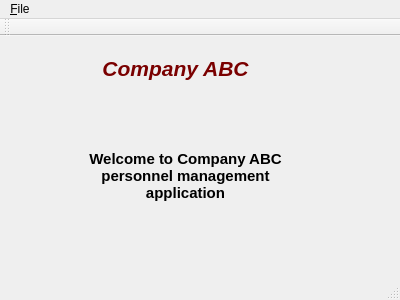
<?xml version="1.0" encoding="UTF-8"?>
<ui version="4.0">
 <class>MainWindow</class>
 <widget class="QMainWindow" name="MainWindow">
  <property name="geometry">
   <rect>
    <x>0</x>
    <y>0</y>
    <width>400</width>
    <height>300</height>
   </rect>
  </property>
  <property name="windowTitle">
   <string>MainWindow</string>
  </property>
  <widget class="QWidget" name="centralWidget">
   <widget class="QLabel" name="lblWelcomeMessage">
    <property name="geometry">
     <rect>
      <x>10</x>
      <y>100</y>
      <width>351</width>
      <height>81</height>
     </rect>
    </property>
    <property name="text">
     <string>&lt;html&gt;&lt;head/&gt;&lt;body&gt;&lt;p align=&quot;center&quot;&gt;&lt;span style=&quot; font-size:11pt; font-weight:600;&quot;&gt;Welcome to Company ABC&lt;br/&gt;personnel management &lt;br/&gt;application&lt;/span&gt;&lt;/p&gt;&lt;/body&gt;&lt;/html&gt;</string>
    </property>
    <property name="textFormat">
     <enum>Qt::RichText</enum>
    </property>
   </widget>
   <widget class="QLabel" name="lblTitle">
    <property name="geometry">
     <rect>
      <x>10</x>
      <y>20</y>
      <width>331</width>
      <height>31</height>
     </rect>
    </property>
    <property name="text">
     <string>&lt;!DOCTYPE HTML PUBLIC &quot;-//W3C//DTD HTML 4.0//EN&quot; &quot;http://www.w3.org/TR/REC-html40/strict.dtd&quot;&gt;
&lt;html&gt;&lt;head&gt;&lt;meta name=&quot;qrichtext&quot; content=&quot;1&quot; /&gt;&lt;style type=&quot;text/css&quot;&gt;
p, li { white-space: pre-wrap; }
&lt;/style&gt;&lt;/head&gt;&lt;body style=&quot; font-family:'MS Shell Dlg 2'; font-size:8pt; font-weight:400; font-style:normal;&quot;&gt;
&lt;p align=&quot;center&quot; style=&quot; margin-top:12px; margin-bottom:12px; margin-left:0px; margin-right:0px; -qt-block-indent:0; text-indent:0px;&quot;&gt;&lt;span style=&quot; font-size:16pt; font-weight:600; font-style:italic; color:#7a0000;&quot;&gt;Company ABC&lt;br /&gt;&lt;/span&gt;&lt;/p&gt;&lt;/body&gt;&lt;/html&gt;</string>
    </property>
    <property name="textFormat">
     <enum>Qt::RichText</enum>
    </property>
   </widget>
  </widget>
  <widget class="QMenuBar" name="menuBar">
   <property name="geometry">
    <rect>
     <x>0</x>
     <y>0</y>
     <width>400</width>
     <height>21</height>
    </rect>
   </property>
   <widget class="QMenu" name="menuFile">
    <property name="title">
     <string>&amp;File</string>
    </property>
    <widget class="QMenu" name="menuAdd_New">
     <property name="title">
      <string>Add New</string>
     </property>
     <addaction name="actionMonthly_paid_employee"/>
     <addaction name="separator"/>
     <addaction name="actionHourly_paid_employee"/>
     <addaction name="separator"/>
     <addaction name="actionSalesman"/>
     <addaction name="separator"/>
    </widget>
    <widget class="QMenu" name="menuView_Existing">
     <property name="title">
      <string>View Existing</string>
     </property>
     <addaction name="actionHourly_Employee_List"/>
     <addaction name="separator"/>
     <addaction name="actionHourly_Paid_Employee_List"/>
     <addaction name="separator"/>
     <addaction name="actionSalesman_List"/>
     <addaction name="separator"/>
    </widget>
    <addaction name="menuAdd_New"/>
    <addaction name="menuView_Existing"/>
    <addaction name="separator"/>
    <addaction name="actionE_xit"/>
   </widget>
   <addaction name="menuFile"/>
  </widget>
  <widget class="QToolBar" name="mainToolBar">
   <attribute name="toolBarArea">
    <enum>TopToolBarArea</enum>
   </attribute>
   <attribute name="toolBarBreak">
    <bool>false</bool>
   </attribute>
  </widget>
  <widget class="QStatusBar" name="statusBar"/>
  <action name="actionMonthly_paid_employee">
   <property name="text">
    <string>Monthly Paid Employee</string>
   </property>
  </action>
  <action name="actionHourly_paid_employee">
   <property name="text">
    <string>Hourly Paid Employee</string>
   </property>
  </action>
  <action name="actionSalesman">
   <property name="text">
    <string>Salesman</string>
   </property>
  </action>
  <action name="actionHourly_Employee_List">
   <property name="text">
    <string>Montly Paid Employee List</string>
   </property>
  </action>
  <action name="actionHourly_Paid_Employee_List">
   <property name="text">
    <string>Hourly Paid Employee List</string>
   </property>
  </action>
  <action name="actionSalesman_List">
   <property name="text">
    <string>Salesman List</string>
   </property>
  </action>
  <action name="actionE_xit">
   <property name="text">
    <string>E&amp;xit</string>
   </property>
  </action>
 </widget>
 <layoutdefault spacing="6" margin="11"/>
 <resources/>
 <connections/>
</ui>
